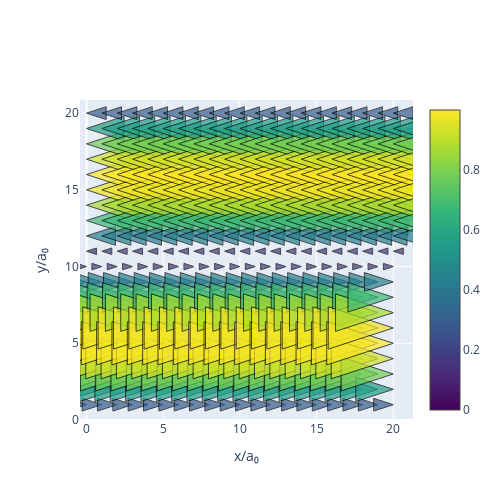

Here is the notebook cell this chart was saved with:
### Code cell
external_force_density = np.zeros((2,pfc.xRes,pfc.yRes))
external_force_density[0] = 1*np.sin(2*np.pi*pfc.y/pfc.xmax)
pfc.plot_vector_field(external_force_density, spacing=7)

### Figure 1 — Plotly figure (JSON) as saved in the notebook; plotly's stock layout.template omitted (floating-point values rounded to 4 significant figures; data arrays with more than 128 entries replaced by an {"elided": "..."} marker saying what was removed)
{"data": [{"customdata": {"elided": "441x2 float values"}, "hovertemplate": "<b>x:</b> %{x:.2f}a0<br><b>y:</b> %{y:.2f}a0<br><b>ux:</b> %{customdata[0]:.2f}<br><b>uy:</b> %{customdata[1]:.2f}<extra></extra>", "marker": {"angle": {"elided": "441 int values"}, "color": {"elided": "441 float values"}, "colorscale": [[0, "#440154"], [0.1111, "#482878"], [0.2222, "#3e4989"], [0.3333, "#31688e"], [0.4444, "#26828e"], [0.5556, "#1f9e89"], [0.6667, "#35b779"], [0.7778, "#6ece58"], [0.8889, "#b5de2b"], [1, "#fde725"]], "line": {"color": "black"}, "showscale": true, "size": {"elided": "441 float values"}, "symbol": "arrow"}, "mode": "markers", "type": "scatter", "x": {"elided": "441 float values"}, "y": {"elided": "441 float values"}}], "layout": {"height": 500, "width": 500, "xaxis": {"range": [0, 20.86], "showgrid": true, "title": {"text": "x/a₀"}}, "yaxis": {"range": [0, 20.86], "scaleanchor": "x", "scaleratio": 1, "showgrid": true, "title": {"text": "y/a₀"}}}}
